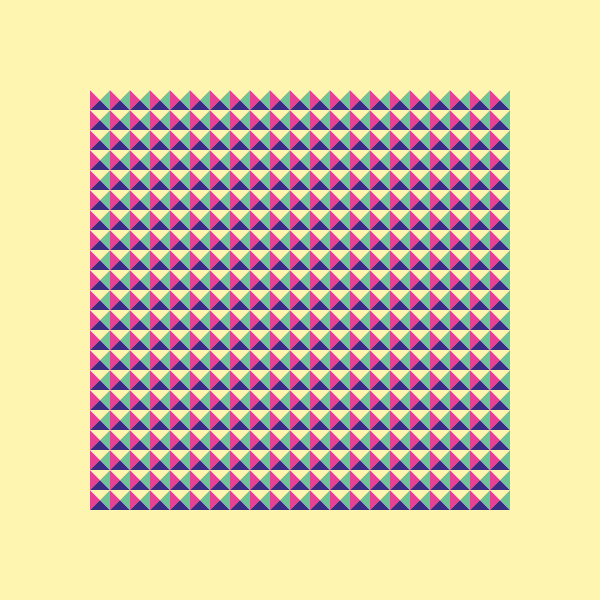
Frame 1 (no input)
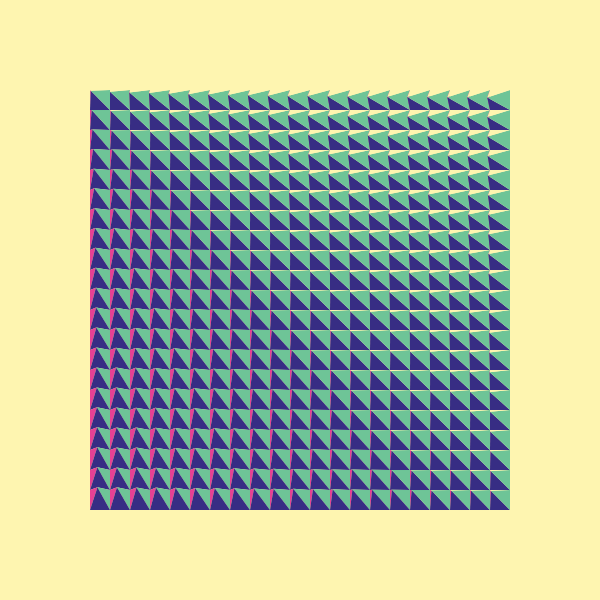
Frame 60 (no input)
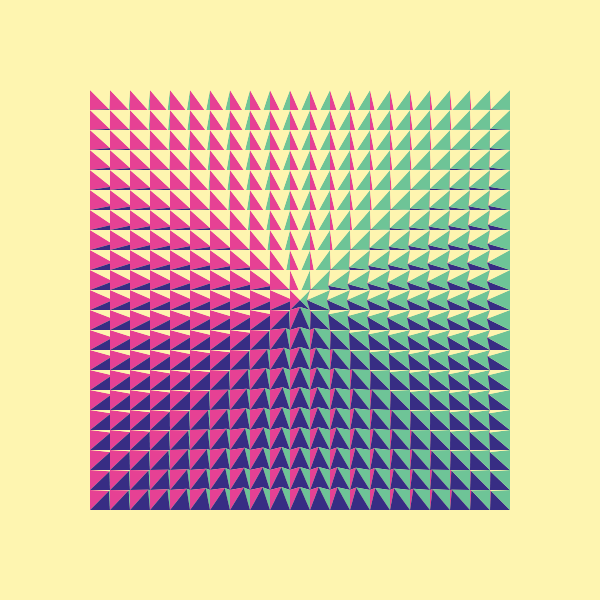
Frame 120 (the mouse pressed at the canvas centre since frame 60)

The p5.js sketch that drew these frames (run headless with seeded random() and noise() and a simulated clock; from frame 60 on, the mouse is pressed at the canvas centre):

// p5.js sketch
// ── sketch.js
//INSPIRED ON THIS POST
// https://www.reddit.com/r/Art/comments/lck88p/441_me_digital_2021/

let pyramids = []

function setup() {
  createCanvas(600, 600);
  let start_point = [100, 100];
  let pyramid_size = 20;
  let apex_dist_ratio = 0.3;
  for (let x = start_point[0]; x <= 500; x = x + pyramid_size){
    for (let y = start_point[1]; y <= 500; y = y + pyramid_size){
      pyramids.push(new Pyramid([x, y], pyramid_size, apex_dist_ratio));
    }
  }
}

function draw() {
  background('#fef5b0');
  for (let i = 0; i < pyramids.length; i++){
    pyramids[i].draw()
    pyramids[i].update_apex([mouseX, mouseY])
  }
}

class Pyramid {
  constructor(base_center_pos, base_side_len, max_apex_distance_ratio) {
    this.base_center_x = base_center_pos[0];
    this.base_center_y = base_center_pos[1];
    this.apex_x = base_center_pos[0];
    this.apex_y = base_center_pos[1];
    this.side_len = base_side_len;
    this.max_apex_dist = this.side_len/2 + (this.side_len/2) * max_apex_distance_ratio

    // PYRAMID BASE SET UP LIKE THIS
    // x1,y1 ------ x2, y2
    //   |            |
    //   |            |
    //   |            |
    // x3,y3 ------ x4, y4

    this.x1 = this.base_center_x - floor(this.side_len / 2);
    this.y1 = this.base_center_y - floor(this.side_len / 2);
    this.x2 = this.base_center_x + floor(this.side_len / 2);
    this.y2 = this.base_center_y - floor(this.side_len / 2);
    this.x3 = this.base_center_x - floor(this.side_len / 2);
    this.y3 = this.base_center_y + floor(this.side_len / 2);
    this.x4 = this.base_center_x + floor(this.side_len / 2);
    this.y4 = this.base_center_y + floor(this.side_len / 2);
  }
  update_apex(new_apex_pos) {
    let temp_x = new_apex_pos[0];
    let temp_y = new_apex_pos[1];
    if (dist(temp_x, temp_y, this.base_center_x, this.base_center_y) > this.max_apex_dist) {
        // First Y_coord then X
        let angle = atan2(temp_y - this.base_center_y, temp_x - this.base_center_x);
        let delta_x = this.max_apex_dist * cos(angle);
        let delta_y = this.max_apex_dist * sin(angle);
        this.apex_x = this.base_center_x + delta_x;
        this.apex_y = this.base_center_y + delta_y;
    } else {
      this.apex_x = temp_x;
      this.apex_y = temp_y;
    }
  }
  draw() {
    if (this.apex_y < (this.base_center_y - floor(this.side_len / 2))) {
      // MOUSE TOP
      if (this.apex_x > (this.base_center_x + floor(this.side_len / 2))) {
        // MOUSE RIGHT
        // TOP TRIANGLE
        fill('#fef5b0');
        noStroke();
        triangle(this.x1, this.y1, this.x2, this.y2, this.apex_x, this.apex_y);
        // RIGHT TRIANGLE
        fill('#6ec497');
        noStroke();
        triangle(this.x2, this.y2, this.x4, this.y4, this.apex_x, this.apex_y);
        // LEFT TRIANGLE
        fill('#e64194');
        noStroke();
        triangle(this.x1, this.y1, this.x3, this.y3, this.apex_x, this.apex_y);
        // BOTTOM TRIANGLE
        fill('#372d84');
        noStroke();
        triangle(this.x3, this.y3, this.x4, this.y4, this.apex_x, this.apex_y);
      } else {
        // MOUSE LEFT
        // TOP TRIANGLE
        fill('#fef5b0');
        noStroke();
        triangle(this.x1, this.y1, this.x2, this.y2, this.apex_x, this.apex_y);
        // LEFT TRIANGLE
        fill('#e64194');
        noStroke();
        triangle(this.x1, this.y1, this.x3, this.y3, this.apex_x, this.apex_y);
        // RIGHT TRIANGLE
        fill('#6ec497');
        noStroke();
        triangle(this.x2, this.y2, this.x4, this.y4, this.apex_x, this.apex_y);
        // BOTTOM TRIANGLE
        fill('#372d84');
        noStroke();
        triangle(this.x3, this.y3, this.x4, this.y4, this.apex_x, this.apex_y);
      }
    } else if (this.apex_y > (this.base_center_y + floor(this.side_len / 2))) {
      //MOUSE BOT
      if (this.apex_x > (this.base_center_x + floor(this.side_len / 2))) {
        // MOUSE RIGHT
        // BOTTOM TRIANGLE
        fill('#372d84');
        noStroke();
        triangle(this.x3, this.y3, this.x4, this.y4, this.apex_x, this.apex_y);
        // RIGHT TRIANGLE
        fill('#6ec497');
        noStroke();
        triangle(this.x2, this.y2, this.x4, this.y4, this.apex_x, this.apex_y);
        // LEFT TRIANGLE
        fill('#e64194');
        noStroke();
        triangle(this.x1, this.y1, this.x3, this.y3, this.apex_x, this.apex_y);
        // TOP TRIANGLE
        fill('#fef5b0');
        noStroke();
        triangle(this.x1, this.y1, this.x2, this.y2, this.apex_x, this.apex_y);
      } else {
        // MOUSE LEFT
        // BOTTOM TRIANGLE
        fill('#372d84');
        noStroke();
        triangle(this.x3, this.y3, this.x4, this.y4, this.apex_x, this.apex_y);
        // LEFT TRIANGLE
        fill('#e64194');
        noStroke();
        triangle(this.x1, this.y1, this.x3, this.y3, this.apex_x, this.apex_y);
        // RIGHT TRIANGLE
        fill('#6ec497');
        noStroke();
        triangle(this.x2, this.y2, this.x4, this.y4, this.apex_x, this.apex_y);
        // TOP TRIANGLE
        fill('#fef5b0');
        noStroke();
        triangle(this.x1, this.y1, this.x2, this.y2, this.apex_x, this.apex_y);
      }
    } else {
      // MOUSE MIDDLE
      if (this.apex_x > (this.base_center_x + floor(this.side_len / 2))) {
        // MOUSE RIGHT
        // RIGHT TRIANGLE
        fill('#6ec497');
        noStroke();
        triangle(this.x2, this.y2, this.x4, this.y4, this.apex_x, this.apex_y);
        // LEFT TRIANGLE
        fill('#e64194');
        noStroke();
        triangle(this.x1, this.y1, this.x3, this.y3, this.apex_x, this.apex_y);
        // TOP TRIANGLE
        fill('#fef5b0');
        noStroke();
        triangle(this.x1, this.y1, this.x2, this.y2, this.apex_x, this.apex_y);
        // BOTTOM TRIANGLE
        fill('#372d84');
        noStroke();
        triangle(this.x3, this.y3, this.x4, this.y4, this.apex_x, this.apex_y);
      } else {
        // MOUSE LEFT
        // LEFT TRIANGLE
        fill('#e64194');
        noStroke();
        triangle(this.x1, this.y1, this.x3, this.y3, this.apex_x, this.apex_y);
        // BOTTOM TRIANGLE
        fill('#372d84');
        noStroke();
        triangle(this.x3, this.y3, this.x4, this.y4, this.apex_x, this.apex_y);
        // RIGHT TRIANGLE
        fill('#6ec497');
        noStroke();
        triangle(this.x2, this.y2, this.x4, this.y4, this.apex_x, this.apex_y);
        // TOP TRIANGLE
        fill('#fef5b0');
        noStroke();
        triangle(this.x1, this.y1, this.x2, this.y2, this.apex_x, this.apex_y);
      }
    }



  }
}
